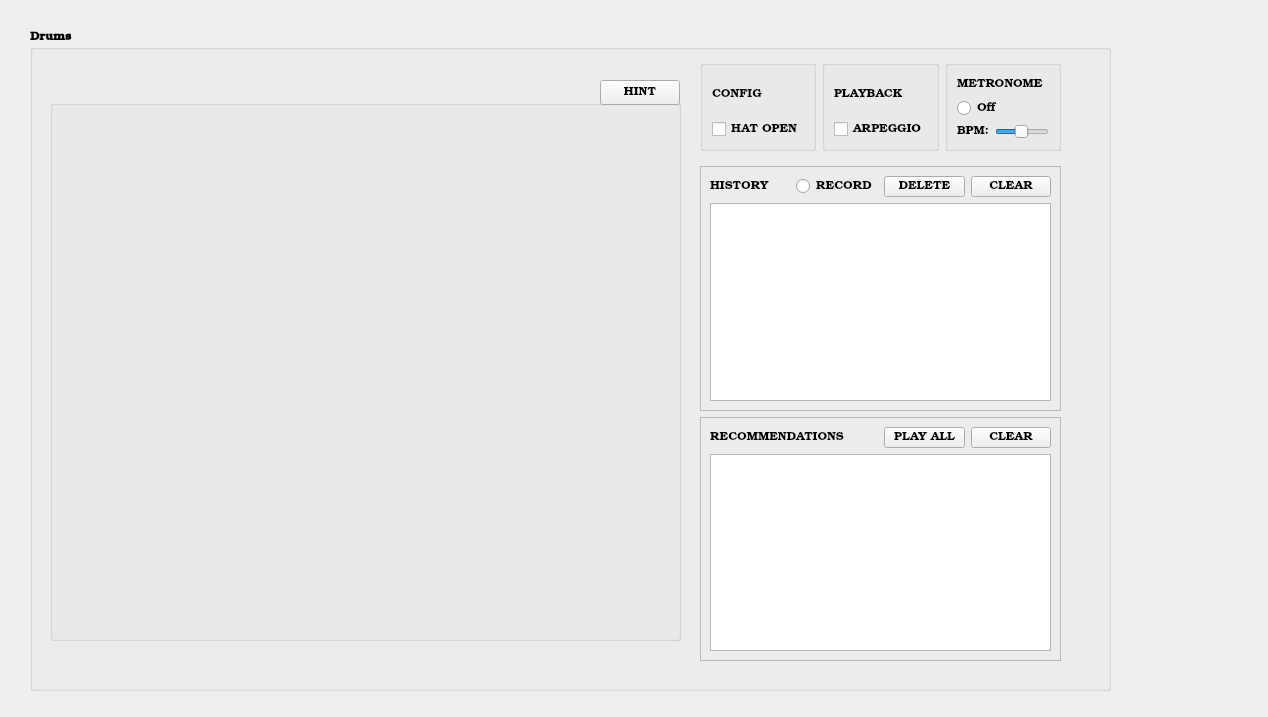
<?xml version="1.0" encoding="UTF-8"?>
<ui version="4.0">
 <class>drum_widget</class>
 <widget class="QWidget" name="drum_widget">
  <property name="geometry">
   <rect>
    <x>0</x>
    <y>0</y>
    <width>1268</width>
    <height>717</height>
   </rect>
  </property>
  <property name="windowTitle">
   <string>drum_widget</string>
  </property>
  <property name="styleSheet">
   <string notr="true"/>
  </property>
  <widget class="QGroupBox" name="drumWidget">
   <property name="geometry">
    <rect>
     <x>30</x>
     <y>30</y>
     <width>1081</width>
     <height>661</height>
    </rect>
   </property>
   <property name="font">
    <font>
     <family>URW Bookman</family>
     <weight>75</weight>
     <bold>true</bold>
    </font>
   </property>
   <property name="title">
    <string>Drums</string>
   </property>
   <widget class="QGroupBox" name="groupBox_2">
    <property name="geometry">
     <rect>
      <x>20</x>
      <y>70</y>
      <width>631</width>
      <height>541</height>
     </rect>
    </property>
    <property name="font">
     <font>
      <family>Sans</family>
      <pointsize>9</pointsize>
      <weight>50</weight>
      <bold>false</bold>
     </font>
    </property>
    <widget class="QPushButton" name="pushButton">
     <property name="geometry">
      <rect>
       <x>70</x>
       <y>260</y>
       <width>111</width>
       <height>111</height>
      </rect>
     </property>
     <property name="font">
      <font>
       <family>Sans</family>
       <pointsize>9</pointsize>
       <weight>50</weight>
       <bold>false</bold>
      </font>
     </property>
     <property name="styleSheet">
      <string notr="true">QPushButton {
    border-radius: 45px;
    }

</string>
     </property>
     <property name="text">
      <string/>
     </property>
     <property name="autoDefault">
      <bool>false</bool>
     </property>
     <property name="default">
      <bool>false</bool>
     </property>
     <property name="flat">
      <bool>true</bool>
     </property>
    </widget>
    <widget class="QPushButton" name="pushButton_2">
     <property name="geometry">
      <rect>
       <x>180</x>
       <y>260</y>
       <width>91</width>
       <height>101</height>
      </rect>
     </property>
     <property name="font">
      <font>
       <family>Sans</family>
       <pointsize>9</pointsize>
       <weight>50</weight>
       <bold>false</bold>
      </font>
     </property>
     <property name="styleSheet">
      <string notr="true">QPushButton {
    color: #333;
    border: 2px solid #555;
    border-radius: 45px;
    border-style: none;
    }

</string>
     </property>
     <property name="text">
      <string/>
     </property>
     <property name="flat">
      <bool>true</bool>
     </property>
    </widget>
    <widget class="QPushButton" name="pushButton_3">
     <property name="geometry">
      <rect>
       <x>110</x>
       <y>160</y>
       <width>131</width>
       <height>101</height>
      </rect>
     </property>
     <property name="font">
      <font>
       <family>Sans</family>
       <pointsize>9</pointsize>
       <weight>50</weight>
       <bold>false</bold>
      </font>
     </property>
     <property name="styleSheet">
      <string notr="true">QPushButton {
    color: #333;
    border: 2px solid #555;
    border-radius: 45px;
    border-style: none;
    }

</string>
     </property>
     <property name="text">
      <string/>
     </property>
     <property name="flat">
      <bool>true</bool>
     </property>
    </widget>
    <widget class="QPushButton" name="pushButton_5">
     <property name="geometry">
      <rect>
       <x>330</x>
       <y>190</y>
       <width>91</width>
       <height>81</height>
      </rect>
     </property>
     <property name="font">
      <font>
       <family>Sans</family>
       <pointsize>9</pointsize>
       <weight>50</weight>
       <bold>false</bold>
      </font>
     </property>
     <property name="styleSheet">
      <string notr="true">QPushButton {
    color: #333;
    border: 2px solid #555;
    border-radius: 36px;
    border-style: none;
    }

</string>
     </property>
     <property name="text">
      <string/>
     </property>
     <property name="flat">
      <bool>true</bool>
     </property>
    </widget>
    <widget class="QPushButton" name="pushButton_4">
     <property name="geometry">
      <rect>
       <x>430</x>
       <y>150</y>
       <width>131</width>
       <height>111</height>
      </rect>
     </property>
     <property name="font">
      <font>
       <family>Sans</family>
       <pointsize>9</pointsize>
       <weight>50</weight>
       <bold>false</bold>
      </font>
     </property>
     <property name="styleSheet">
      <string notr="true">QPushButton {
    color: #333;
    border: 2px solid #555;
    border-radius: 45px;
    border-style: none;
    }

</string>
     </property>
     <property name="text">
      <string/>
     </property>
     <property name="flat">
      <bool>true</bool>
     </property>
    </widget>
    <widget class="QPushButton" name="pushButton_7">
     <property name="geometry">
      <rect>
       <x>410</x>
       <y>270</y>
       <width>101</width>
       <height>91</height>
      </rect>
     </property>
     <property name="font">
      <font>
       <family>Sans</family>
       <pointsize>9</pointsize>
       <weight>50</weight>
       <bold>false</bold>
      </font>
     </property>
     <property name="styleSheet">
      <string notr="true">QPushButton {
    color: #333;
    border: 2px solid #555;
    border-radius: 31px;
    border-style: none;
    }

</string>
     </property>
     <property name="text">
      <string/>
     </property>
     <property name="flat">
      <bool>true</bool>
     </property>
    </widget>
    <widget class="QLabel" name="label">
     <property name="geometry">
      <rect>
       <x>10</x>
       <y>-30</y>
       <width>611</width>
       <height>621</height>
      </rect>
     </property>
     <property name="font">
      <font>
       <family>Sans</family>
       <pointsize>9</pointsize>
       <weight>50</weight>
       <bold>false</bold>
      </font>
     </property>
     <property name="text">
      <string/>
     </property>
     <property name="pixmap">
      <pixmap resource="assets.qrc">:/drum/assets/more_drums.jpg</pixmap>
     </property>
    </widget>
    <widget class="QPushButton" name="pushButton_6">
     <property name="geometry">
      <rect>
       <x>250</x>
       <y>190</y>
       <width>61</width>
       <height>61</height>
      </rect>
     </property>
     <property name="minimumSize">
      <size>
       <width>61</width>
       <height>0</height>
      </size>
     </property>
     <property name="font">
      <font>
       <family>Sans</family>
       <pointsize>9</pointsize>
       <weight>50</weight>
       <bold>false</bold>
      </font>
     </property>
     <property name="styleSheet">
      <string notr="true">QPushButton {
    color: #333;
    border: 2px solid #555;
    border-radius: 21px;
    border-style: none;
    }

</string>
     </property>
     <property name="text">
      <string/>
     </property>
     <property name="flat">
      <bool>true</bool>
     </property>
    </widget>
    <widget class="QPushButton" name="pushButton_8">
     <property name="geometry">
      <rect>
       <x>310</x>
       <y>290</y>
       <width>21</width>
       <height>31</height>
      </rect>
     </property>
     <property name="font">
      <font>
       <family>Sans</family>
       <pointsize>9</pointsize>
       <weight>50</weight>
       <bold>false</bold>
      </font>
     </property>
     <property name="styleSheet">
      <string notr="true">QPushButton {
    color: #fff;
    border: 2px solid #555;
    border-radius: 45px;
    border-style: none;
    }

</string>
     </property>
     <property name="text">
      <string/>
     </property>
     <property name="flat">
      <bool>true</bool>
     </property>
    </widget>
    <zorder>label</zorder>
    <zorder>label_3</zorder>
    <zorder></zorder>
    <zorder>pushButton</zorder>
    <zorder>pushButton_2</zorder>
    <zorder>pushButton_3</zorder>
    <zorder>pushButton_5</zorder>
    <zorder>pushButton_4</zorder>
    <zorder>pushButton_7</zorder>
    <zorder>pushButton_6</zorder>
    <zorder>pushButton_8</zorder>
   </widget>
   <widget class="QWidget" name="">
    <property name="geometry">
     <rect>
      <x>-10</x>
      <y>-10</y>
      <width>2</width>
      <height>2</height>
     </rect>
    </property>
    <property name="font">
     <font>
      <family>Sans</family>
      <pointsize>9</pointsize>
      <weight>50</weight>
      <bold>false</bold>
     </font>
    </property>
    <layout class="QHBoxLayout" name="horizontalLayout_7"/>
   </widget>
   <widget class="QWidget" name="">
    <property name="geometry">
     <rect>
      <x>-10</x>
      <y>-10</y>
      <width>2</width>
      <height>2</height>
     </rect>
    </property>
    <property name="font">
     <font>
      <family>Sans</family>
      <pointsize>9</pointsize>
      <weight>50</weight>
      <bold>false</bold>
     </font>
    </property>
    <layout class="QVBoxLayout" name="verticalLayout_7"/>
   </widget>
   <widget class="QWidget" name="">
    <property name="geometry">
     <rect>
      <x>-10</x>
      <y>-10</y>
      <width>2</width>
      <height>2</height>
     </rect>
    </property>
    <property name="font">
     <font>
      <family>Sans</family>
      <pointsize>9</pointsize>
      <weight>50</weight>
      <bold>false</bold>
     </font>
    </property>
    <layout class="QVBoxLayout" name="verticalLayout_6"/>
   </widget>
   <widget class="QPushButton" name="pushButton_13">
    <property name="geometry">
     <rect>
      <x>570</x>
      <y>50</y>
      <width>80</width>
      <height>25</height>
     </rect>
    </property>
    <property name="font">
     <font>
      <family>Sans</family>
      <pointsize>9</pointsize>
      <weight>50</weight>
      <bold>false</bold>
     </font>
    </property>
    <property name="text">
     <string>HINT</string>
    </property>
   </widget>
   <widget class="QWidget" name="">
    <property name="geometry">
     <rect>
      <x>670</x>
      <y>130</y>
      <width>361</width>
      <height>501</height>
     </rect>
    </property>
    <property name="font">
     <font>
      <family>Sans</family>
      <pointsize>9</pointsize>
      <weight>50</weight>
      <bold>false</bold>
     </font>
    </property>
    <layout class="QVBoxLayout" name="verticalLayout_10">
     <item>
      <widget class="QFrame" name="frame_6">
       <property name="font">
        <font>
         <family>Sans</family>
         <pointsize>9</pointsize>
         <weight>50</weight>
         <bold>false</bold>
        </font>
       </property>
       <property name="frameShape">
        <enum>QFrame::StyledPanel</enum>
       </property>
       <property name="frameShadow">
        <enum>QFrame::Raised</enum>
       </property>
      </widget>
     </item>
     <item>
      <layout class="QVBoxLayout" name="verticalLayout_5">
       <item>
        <widget class="QFrame" name="frame_3">
         <property name="font">
          <font>
           <family>Sans</family>
           <pointsize>9</pointsize>
           <weight>50</weight>
           <bold>false</bold>
          </font>
         </property>
         <property name="frameShape">
          <enum>QFrame::StyledPanel</enum>
         </property>
         <property name="frameShadow">
          <enum>QFrame::Raised</enum>
         </property>
         <layout class="QVBoxLayout" name="verticalLayout_2">
          <item>
           <layout class="QVBoxLayout" name="verticalLayout">
            <item>
             <layout class="QHBoxLayout" name="horizontalLayout_3">
              <item>
               <layout class="QHBoxLayout" name="horizontalLayout">
                <item>
                 <widget class="QLabel" name="label_6">
                  <property name="font">
                   <font>
                    <family>Sans</family>
                    <pointsize>9</pointsize>
                    <weight>50</weight>
                    <bold>false</bold>
                   </font>
                  </property>
                  <property name="text">
                   <string>HISTORY</string>
                  </property>
                 </widget>
                </item>
                <item>
                 <widget class="QRadioButton" name="radioButton">
                  <property name="font">
                   <font>
                    <family>Sans</family>
                    <pointsize>9</pointsize>
                    <weight>50</weight>
                    <bold>false</bold>
                   </font>
                  </property>
                  <property name="text">
                   <string>RECORD</string>
                  </property>
                 </widget>
                </item>
               </layout>
              </item>
              <item>
               <layout class="QHBoxLayout" name="horizontalLayout_2">
                <item>
                 <widget class="QPushButton" name="pushButton_11">
                  <property name="font">
                   <font>
                    <family>Sans</family>
                    <pointsize>9</pointsize>
                    <weight>50</weight>
                    <bold>false</bold>
                   </font>
                  </property>
                  <property name="text">
                   <string>DELETE</string>
                  </property>
                 </widget>
                </item>
                <item>
                 <widget class="QPushButton" name="pushButton_9">
                  <property name="font">
                   <font>
                    <family>Sans</family>
                    <pointsize>9</pointsize>
                    <weight>50</weight>
                    <bold>false</bold>
                   </font>
                  </property>
                  <property name="text">
                   <string>CLEAR</string>
                  </property>
                 </widget>
                </item>
               </layout>
              </item>
             </layout>
            </item>
            <item>
             <widget class="QListWidget" name="listWidget">
              <property name="font">
               <font>
                <family>Sans</family>
                <pointsize>9</pointsize>
                <weight>50</weight>
                <bold>false</bold>
               </font>
              </property>
             </widget>
            </item>
           </layout>
          </item>
         </layout>
        </widget>
       </item>
       <item>
        <widget class="QFrame" name="frame_5">
         <property name="font">
          <font>
           <family>Sans</family>
           <pointsize>9</pointsize>
           <weight>50</weight>
           <bold>false</bold>
          </font>
         </property>
         <property name="frameShape">
          <enum>QFrame::StyledPanel</enum>
         </property>
         <property name="frameShadow">
          <enum>QFrame::Raised</enum>
         </property>
         <layout class="QVBoxLayout" name="verticalLayout_4">
          <item>
           <layout class="QVBoxLayout" name="verticalLayout_3">
            <item>
             <layout class="QHBoxLayout" name="horizontalLayout_5">
              <item>
               <widget class="QLabel" name="label_7">
                <property name="font">
                 <font>
                  <family>Sans</family>
                  <pointsize>9</pointsize>
                  <weight>50</weight>
                  <bold>false</bold>
                 </font>
                </property>
                <property name="text">
                 <string>RECOMMENDATIONS</string>
                </property>
               </widget>
              </item>
              <item>
               <layout class="QHBoxLayout" name="horizontalLayout_4">
                <item>
                 <widget class="QPushButton" name="pushButton_12">
                  <property name="font">
                   <font>
                    <family>Sans</family>
                    <pointsize>9</pointsize>
                    <weight>50</weight>
                    <bold>false</bold>
                   </font>
                  </property>
                  <property name="text">
                   <string>PLAY ALL</string>
                  </property>
                 </widget>
                </item>
                <item>
                 <widget class="QPushButton" name="pushButton_10">
                  <property name="font">
                   <font>
                    <family>Sans</family>
                    <pointsize>9</pointsize>
                    <weight>50</weight>
                    <bold>false</bold>
                   </font>
                  </property>
                  <property name="text">
                   <string>CLEAR</string>
                  </property>
                 </widget>
                </item>
               </layout>
              </item>
             </layout>
            </item>
            <item>
             <widget class="QListWidget" name="listWidget_2">
              <property name="font">
               <font>
                <family>Sans</family>
                <pointsize>9</pointsize>
                <weight>50</weight>
                <bold>false</bold>
               </font>
              </property>
             </widget>
            </item>
           </layout>
          </item>
         </layout>
        </widget>
       </item>
      </layout>
     </item>
    </layout>
   </widget>
   <widget class="QWidget" name="">
    <property name="geometry">
     <rect>
      <x>670</x>
      <y>30</y>
      <width>361</width>
      <height>91</height>
     </rect>
    </property>
    <layout class="QHBoxLayout" name="horizontalLayout_6">
     <item>
      <widget class="QGroupBox" name="groupBox">
       <property name="font">
        <font>
         <family>Sans</family>
         <pointsize>9</pointsize>
         <weight>50</weight>
         <bold>false</bold>
        </font>
       </property>
       <layout class="QVBoxLayout" name="verticalLayout_12">
        <item>
         <layout class="QVBoxLayout" name="verticalLayout_9">
          <item>
           <widget class="QLabel" name="label_4">
            <property name="font">
             <font>
              <family>Sans</family>
              <pointsize>9</pointsize>
              <weight>50</weight>
              <bold>false</bold>
             </font>
            </property>
            <property name="text">
             <string>CONFIG</string>
            </property>
           </widget>
          </item>
          <item>
           <widget class="QCheckBox" name="checkBox">
            <property name="font">
             <font>
              <family>Sans</family>
              <pointsize>9</pointsize>
              <weight>50</weight>
              <bold>false</bold>
             </font>
            </property>
            <property name="text">
             <string>HAT OPEN</string>
            </property>
           </widget>
          </item>
         </layout>
        </item>
       </layout>
      </widget>
     </item>
     <item>
      <widget class="QGroupBox" name="groupBox_4">
       <property name="font">
        <font>
         <family>Sans</family>
         <pointsize>9</pointsize>
         <weight>50</weight>
         <bold>false</bold>
        </font>
       </property>
       <layout class="QVBoxLayout" name="verticalLayout_13">
        <item>
         <layout class="QVBoxLayout" name="verticalLayout_8">
          <item>
           <widget class="QLabel" name="label_2">
            <property name="font">
             <font>
              <family>Sans</family>
              <pointsize>9</pointsize>
              <weight>50</weight>
              <bold>false</bold>
             </font>
            </property>
            <property name="text">
             <string>PLAYBACK</string>
            </property>
           </widget>
          </item>
          <item>
           <widget class="QCheckBox" name="checkBox_3">
            <property name="font">
             <font>
              <family>Sans</family>
              <pointsize>9</pointsize>
              <weight>50</weight>
              <bold>false</bold>
             </font>
            </property>
            <property name="text">
             <string>ARPEGGIO</string>
            </property>
           </widget>
          </item>
         </layout>
        </item>
       </layout>
      </widget>
     </item>
     <item>
      <widget class="QGroupBox" name="groupBox_7">
       <property name="font">
        <font>
         <family>Sans</family>
         <pointsize>9</pointsize>
         <weight>50</weight>
         <bold>false</bold>
        </font>
       </property>
       <layout class="QVBoxLayout" name="verticalLayout_11">
        <item>
         <widget class="QLabel" name="label_8">
          <property name="font">
           <font>
            <family>Sans</family>
            <pointsize>9</pointsize>
            <weight>50</weight>
            <bold>false</bold>
           </font>
          </property>
          <property name="text">
           <string>METRONOME</string>
          </property>
         </widget>
        </item>
        <item>
         <widget class="QRadioButton" name="metronomeButton">
          <property name="font">
           <font>
            <family>Sans</family>
            <pointsize>9</pointsize>
            <weight>50</weight>
            <bold>false</bold>
           </font>
          </property>
          <property name="text">
           <string>Off</string>
          </property>
         </widget>
        </item>
        <item>
         <layout class="QHBoxLayout" name="horizontalLayout_8">
          <item>
           <widget class="QLabel" name="bpmLabel">
            <property name="text">
             <string>BPM:</string>
            </property>
           </widget>
          </item>
          <item>
           <widget class="QSlider" name="bpmSlider">
            <property name="minimum">
             <number>1</number>
            </property>
            <property name="maximum">
             <number>120</number>
            </property>
            <property name="value">
             <number>60</number>
            </property>
            <property name="orientation">
             <enum>Qt::Horizontal</enum>
            </property>
           </widget>
          </item>
         </layout>
        </item>
       </layout>
      </widget>
     </item>
    </layout>
   </widget>
   <zorder>frame_7</zorder>
   <zorder>groupBox_2</zorder>
   <zorder>frame_6</zorder>
   <zorder>groupBox</zorder>
   <zorder>frame_3</zorder>
   <zorder>frame_5</zorder>
   <zorder></zorder>
   <zorder></zorder>
   <zorder></zorder>
   <zorder>groupBox_4</zorder>
   <zorder>pushButton_13</zorder>
  </widget>
 </widget>
 <resources>
  <include location="assets.qrc"/>
 </resources>
 <connections/>
 <slots>
  <slot>playAudio()</slot>
 </slots>
</ui>
